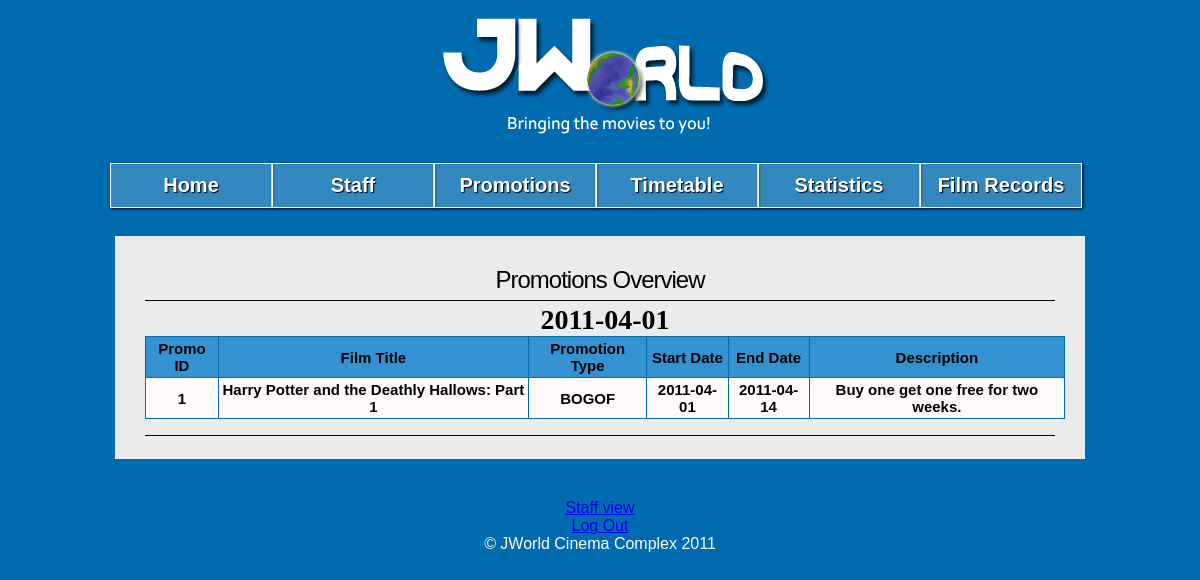
Page /admin.php?page=promo-acs (signed in) on the committed database.
### tables this page shows
CREATE TABLE promotions (
	promo_id int(11) NOT NULL AUTO_INCREMENT,
	film_ID int(11) NOT NULL,
	promo_name varchar(50) NOT NULL,
	start_date date NOT NULL,
	end_date date NOT NULL,
	description varchar(200) NOT NULL,
	PRIMARY KEY (promo_id),
	FOREIGN KEY (film_ID) REFERENCES films(film_ID) ON DELETE CASCADE ON UPDATE CASCADE
);

CREATE TABLE films (
	film_ID int(11) NOT NULL AUTO_INCREMENT,
	film_title varchar(255) NOT NULL,
	film_year char(4) NOT NULL,
	film_plot text(65535) NOT NULL,
	film_length int(11) NOT NULL,
	film_genre varchar(50) NOT NULL,
	film_rating varchar(5) NOT NULL,
	film_poster varchar(255) NOT NULL,
	imdb_id varchar(50) NOT NULL,
  PRIMARY KEY (film_ID)
);

### res/pages/admin/promo-acs.php (the view, shortened to what this page needs)
<div id="body">
<h1> Promotions Overview</h1>
	<?php
	echo date("Y-m-d");
	$query = "SELECT promotions.promo_id, films.film_title,  promotions.promo_name, promotions.start_date, promotions.end_date, promotions.description FROM promotions, films WHERE promotions.film_ID = films.film_ID";
	$result = mysql_query($query) or die(mysql_error());
	echo "<table class=\"table-std\">
	<tr>
	<th>Promo ID</th>
	<th>Film Title</th>
	<th>Promotion Type</th>
	<th>Start Date</th>
	<th>End Date</th>
	<th>Description</th>
	</tr>";
	while($row = mysql_fetch_array($result)){
		echo "<tr>";
		echo "<td>" .$row['promo_id']. " </td> ";
		echo "<td>" . $row['film_title'] . "</td>";
		echo "<td>" . $row['promo_name'] . "</td>";
		echo "<td>" . $row['start_date'] . "</td>";
		echo "<td>" . $row['end_date'] . "</td>";
		echo "<td>" . $row['description'] . "</td>";
		echo "</tr>";
	}
	echo "</table>";
	?>
<h2></h2>
</div>

### res/css/admin.css (style rules this page uses)
body { font-family: "Trebuchet MS", Arial, Helvetica, sans-serif; color: #000; background: #006BAF; }
h1 { border-bottom:1px solid #000000; letter-spacing:-1px; font-size:24px; padding-bottom:6px; font-weight:400; margin:10px 10px 3px 0; font-family:Vera, Helvetica, Georgia; }
h2 { border-bottom:1px solid #000000; letter-spacing:-1px; font-size:18px; padding-bottom:6px; font-weight:400; margin:10px 10px 3px 0; font-family:Vera, Helvetica, Georgia; }
.table-std { font-family:Vera, Helvetica, Georgia; font-size:15px; margin-left:auto; margin-right:auto; text-align:center; }
#body { font-family:"Palatino Linotype", "Book Antiqua", Palatino, serif; font-size:28px; font-weight:bold; background-color: #EBEBEB; width: 920px; height:100%; padding:20px 20px 20px 30px; margin-bottom:20px; margin-left:auto; margin-right:auto; text-align:center; }
table { border-collapse:collapse; }
table, td, th { border:0.5px solid #006BAF; padding:3px; }
td { text-align:center; background-color:#FFFAFA; }
th { background-color:#3492D1; color:black; }

### rows in the picture
promotions: promo_id "1", film_ID.film_title "Harry Potter and the Deathly Hallows: Part 1", promo_name "BOGOF", start_date "2011-04-01", end_date "2011-04-14", description "Buy one get one free for two weeks."
